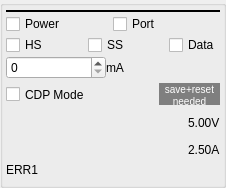
           <widget class="QGroupBox" name="groupBox_USB1">
            <property name="sizePolicy">
             <sizepolicy hsizetype="Preferred" vsizetype="Fixed">
              <horstretch>0</horstretch>
              <verstretch>0</verstretch>
             </sizepolicy>
            </property>
            <property name="title">
             <string/>
            </property>
            <layout class="QVBoxLayout" name="verticalLayout_15">
             <property name="spacing">
              <number>1</number>
             </property>
             <property name="leftMargin">
              <number>3</number>
             </property>
             <property name="topMargin">
              <number>3</number>
             </property>
             <property name="rightMargin">
              <number>3</number>
             </property>
             <property name="bottomMargin">
              <number>3</number>
             </property>
             <item>
              <widget class="ClickToEditLabel" name="clickToEdit_p1" native="true">
               <property name="sizePolicy">
                <sizepolicy hsizetype="Ignored" vsizetype="Preferred">
                 <horstretch>0</horstretch>
                 <verstretch>0</verstretch>
                </sizepolicy>
               </property>
               <property name="maximumSize">
                <size>
                 <width>16777215</width>
                 <height>16777215</height>
                </size>
               </property>
              </widget>
             </item>
             <item>
              <widget class="Line" name="lineUSB1">
               <property name="sizePolicy">
                <sizepolicy hsizetype="Expanding" vsizetype="Fixed">
                 <horstretch>0</horstretch>
                 <verstretch>0</verstretch>
                </sizepolicy>
               </property>
               <property name="minimumSize">
                <size>
                 <width>2</width>
                 <height>0</height>
                </size>
               </property>
               <property name="styleSheet">
                <string notr="true">color: rgb(0, 0, 0);</string>
               </property>
               <property name="frameShadow">
                <enum>QFrame::Plain</enum>
               </property>
               <property name="lineWidth">
                <number>2</number>
               </property>
               <property name="orientation">
                <enum>Qt::Horizontal</enum>
               </property>
              </widget>
             </item>
             <item>
              <layout class="QHBoxLayout" name="horizontalLayout_25">
               <property name="spacing">
                <number>0</number>
               </property>
               <item>
                <widget class="QCheckBox" name="checkBoxPowerUSB1">
                 <property name="sizePolicy">
                  <sizepolicy hsizetype="Minimum" vsizetype="Minimum">
                   <horstretch>0</horstretch>
                   <verstretch>0</verstretch>
                  </sizepolicy>
                 </property>
                 <property name="text">
                  <string>Power</string>
                 </property>
                </widget>
               </item>
               <item>
                <widget class="QCheckBox" name="checkBoxPortUSB1">
                 <property name="sizePolicy">
                  <sizepolicy hsizetype="Minimum" vsizetype="Minimum">
                   <horstretch>0</horstretch>
                   <verstretch>0</verstretch>
                  </sizepolicy>
                 </property>
                 <property name="text">
                  <string>Port</string>
                 </property>
                </widget>
               </item>
              </layout>
             </item>
             <item>
              <layout class="QHBoxLayout" name="horizontalLayout_26">
               <property name="spacing">
                <number>0</number>
               </property>
               <item>
                <widget class="QCheckBox" name="checkBoxDataHS_USB1">
                 <property name="sizePolicy">
                  <sizepolicy hsizetype="Minimum" vsizetype="Minimum">
                   <horstretch>0</horstretch>
                   <verstretch>0</verstretch>
                  </sizepolicy>
                 </property>
                 <property name="text">
                  <string>HS</string>
                 </property>
                 <property name="checked">
                  <bool>false</bool>
                 </property>
                </widget>
               </item>
               <item>
                <spacer name="horizontalSpacer_16">
                 <property name="orientation">
                  <enum>Qt::Horizontal</enum>
                 </property>
                 <property name="sizeHint" stdset="0">
                  <size>
                   <width>40</width>
                   <height>20</height>
                  </size>
                 </property>
                </spacer>
               </item>
               <item>
                <widget class="QCheckBox" name="checkBoxDataSS_USB1">
                 <property name="sizePolicy">
                  <sizepolicy hsizetype="Minimum" vsizetype="Minimum">
                   <horstretch>0</horstretch>
                   <verstretch>0</verstretch>
                  </sizepolicy>
                 </property>
                 <property name="text">
                  <string>SS</string>
                 </property>
                </widget>
               </item>
               <item>
                <spacer name="horizontalSpacer_17">
                 <property name="orientation">
                  <enum>Qt::Horizontal</enum>
                 </property>
                 <property name="sizeHint" stdset="0">
                  <size>
                   <width>40</width>
                   <height>20</height>
                  </size>
                 </property>
                </spacer>
               </item>
               <item>
                <widget class="QCheckBox" name="checkBoxDataUSB1">
                 <property name="sizePolicy">
                  <sizepolicy hsizetype="Minimum" vsizetype="Minimum">
                   <horstretch>0</horstretch>
                   <verstretch>0</verstretch>
                  </sizepolicy>
                 </property>
                 <property name="text">
                  <string>Data</string>
                 </property>
                </widget>
               </item>
              </layout>
             </item>
             <item>
              <layout class="QHBoxLayout" name="horizontalLayout_27">
               <property name="spacing">
                <number>0</number>
               </property>
               <item>
                <widget class="QSpinBox" name="spinBox_USB1">
                 <property name="sizePolicy">
                  <sizepolicy hsizetype="Fixed" vsizetype="Fixed">
                   <horstretch>0</horstretch>
                   <verstretch>0</verstretch>
                  </sizepolicy>
                 </property>
                 <property name="minimumSize">
                  <size>
                   <width>100</width>
                   <height>0</height>
                  </size>
                 </property>
                </widget>
               </item>
               <item>
                <widget class="QLabel" name="label_4">
                 <property name="sizePolicy">
                  <sizepolicy hsizetype="Preferred" vsizetype="Minimum">
                   <horstretch>0</horstretch>
                   <verstretch>0</verstretch>
                  </sizepolicy>
                 </property>
                 <property name="text">
                  <string>mA</string>
                 </property>
                </widget>
               </item>
              </layout>
             </item>
             <item>
              <layout class="QHBoxLayout" name="horizontalLayout_12">
               <property name="spacing">
                <number>0</number>
               </property>
               <item>
                <widget class="QCheckBox" name="checkBoxPortModeUSB1">
                 <property name="sizePolicy">
                  <sizepolicy hsizetype="Minimum" vsizetype="Minimum">
                   <horstretch>0</horstretch>
                   <verstretch>0</verstretch>
                  </sizepolicy>
                 </property>
                 <property name="minimumSize">
                  <size>
                   <width>100</width>
                   <height>29</height>
                  </size>
                 </property>
                 <property name="maximumSize">
                  <size>
                   <width>16777215</width>
                   <height>29</height>
                  </size>
                 </property>
                 <property name="text">
                  <string>CDP Mode</string>
                 </property>
                </widget>
               </item>
               <item>
                <widget class="QLabel" name="saveResetFlag1">
                 <property name="sizePolicy">
                  <sizepolicy hsizetype="Fixed" vsizetype="Fixed">
                   <horstretch>0</horstretch>
                   <verstretch>0</verstretch>
                  </sizepolicy>
                 </property>
                 <property name="minimumSize">
                  <size>
                   <width>61</width>
                   <height>22</height>
                  </size>
                 </property>
                 <property name="maximumSize">
                  <size>
                   <width>61</width>
                   <height>22</height>
                  </size>
                 </property>
                 <property name="font">
                  <font>
                   <pointsize>9</pointsize>
                  </font>
                 </property>
                 <property name="styleSheet">
                  <string notr="true">background-color: rgb(127, 127, 127);
color: rgb(255, 255, 255);</string>
                 </property>
                 <property name="text">
                  <string>&lt;html&gt;&lt;head/&gt;&lt;body&gt;&lt;p&gt;&lt;span style=&quot; font-size:7.5pt;&quot;&gt;save+reset needed&lt;/span&gt;&lt;/p&gt;&lt;/body&gt;&lt;/html&gt;</string>
                 </property>
                 <property name="alignment">
                  <set>Qt::AlignCenter</set>
                 </property>
                 <property name="wordWrap">
                  <bool>true</bool>
                 </property>
                </widget>
               </item>
              </layout>
             </item>
             <item>
              <layout class="QGridLayout" name="gridLayout_42">
               <property name="spacing">
                <number>2</number>
               </property>
               <item row="0" column="1">
                <widget class="QLabel" name="labelVoltageUSB1">
                 <property name="sizePolicy">
                  <sizepolicy hsizetype="Minimum" vsizetype="Minimum">
                   <horstretch>0</horstretch>
                   <verstretch>0</verstretch>
                  </sizepolicy>
                 </property>
                 <property name="minimumSize">
                  <size>
                   <width>0</width>
                   <height>0</height>
                  </size>
                 </property>
                 <property name="text">
                  <string>5.00V</string>
                 </property>
                </widget>
               </item>
               <item row="1" column="1">
                <widget class="QLabel" name="labelCurrentUSB1">
                 <property name="sizePolicy">
                  <sizepolicy hsizetype="Minimum" vsizetype="Minimum">
                   <horstretch>0</horstretch>
                   <verstretch>0</verstretch>
                  </sizepolicy>
                 </property>
                 <property name="minimumSize">
                  <size>
                   <width>0</width>
                   <height>0</height>
                  </size>
                 </property>
                 <property name="text">
                  <string>2.50A</string>
                 </property>
                </widget>
               </item>
               <item row="0" column="0">
                <widget class="QCustomPlot" name="voltageSparklinePort1" native="true">
                 <property name="sizePolicy">
                  <sizepolicy hsizetype="Expanding" vsizetype="Fixed">
                   <horstretch>0</horstretch>
                   <verstretch>0</verstretch>
                  </sizepolicy>
                 </property>
                 <property name="minimumSize">
                  <size>
                   <width>0</width>
                   <height>25</height>
                  </size>
                 </property>
                 <property name="maximumSize">
                  <size>
                   <width>16777215</width>
                   <height>25</height>
                  </size>
                 </property>
                </widget>
               </item>
               <item row="1" column="0">
                <widget class="QCustomPlot" name="currentSparklinePort1" native="true">
                 <property name="sizePolicy">
                  <sizepolicy hsizetype="Expanding" vsizetype="Fixed">
                   <horstretch>0</horstretch>
                   <verstretch>0</verstretch>
                  </sizepolicy>
                 </property>
                 <property name="minimumSize">
                  <size>
                   <width>0</width>
                   <height>25</height>
                  </size>
                 </property>
                 <property name="maximumSize">
                  <size>
                   <width>16777215</width>
                   <height>25</height>
                  </size>
                 </property>
                </widget>
               </item>
              </layout>
             </item>
             <item>
              <widget class="QLabel" name="labelErrorStatusUSB1">
               <property name="sizePolicy">
                <sizepolicy hsizetype="Preferred" vsizetype="Minimum">
                 <horstretch>0</horstretch>
                 <verstretch>0</verstretch>
                </sizepolicy>
               </property>
               <property name="text">
                <string>ERR1</string>
               </property>
              </widget>
             </item>
             <item>
              <spacer name="verticalSpacer_12">
               <property name="orientation">
                <enum>Qt::Vertical</enum>
               </property>
               <property name="sizeHint" stdset="0">
                <size>
                 <width>20</width>
                 <height>5</height>
                </size>
               </property>
              </spacer>
             </item>
            </layout>
           </widget>
